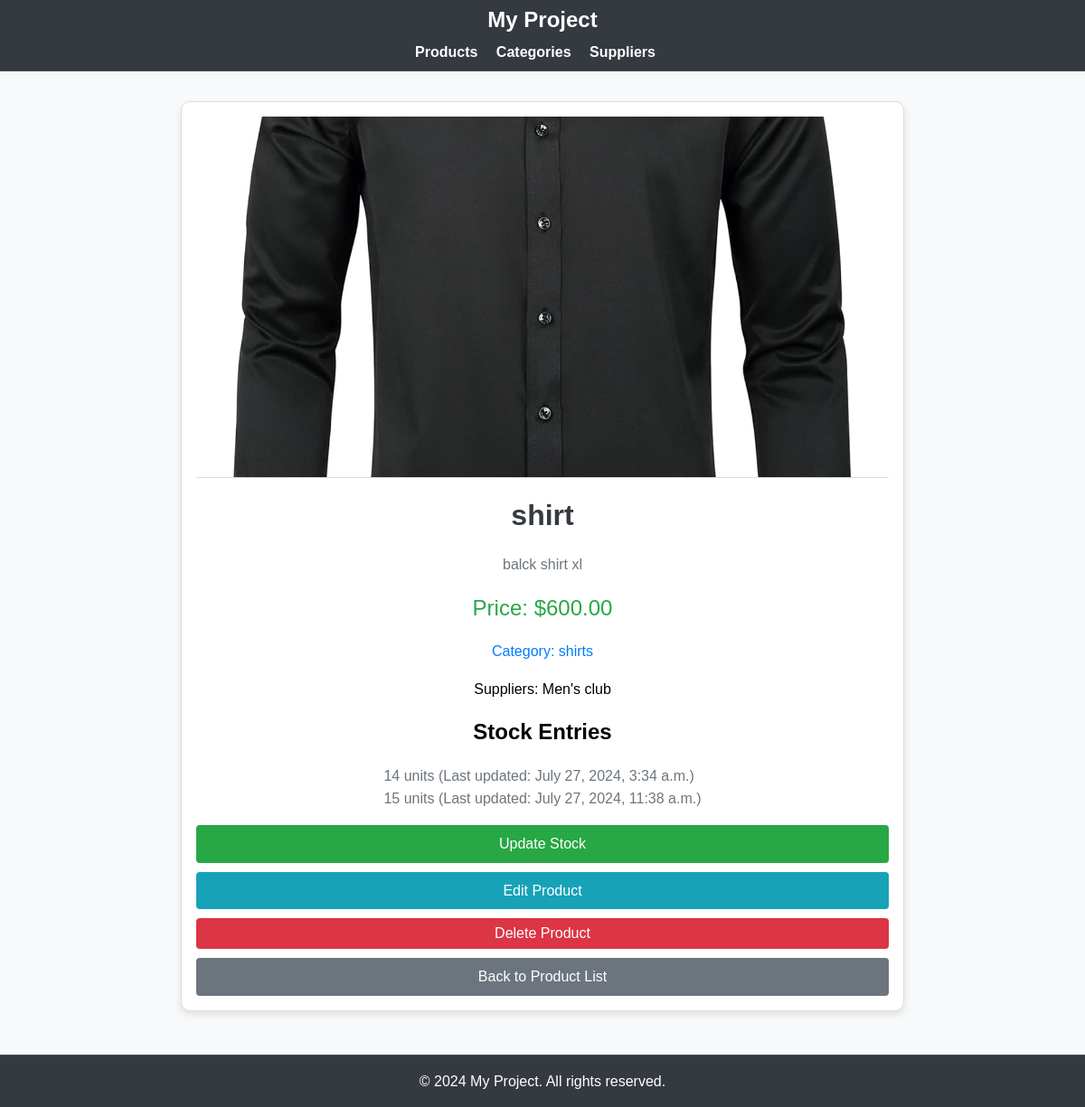
The page /products/6/ on the database as committed earlier.
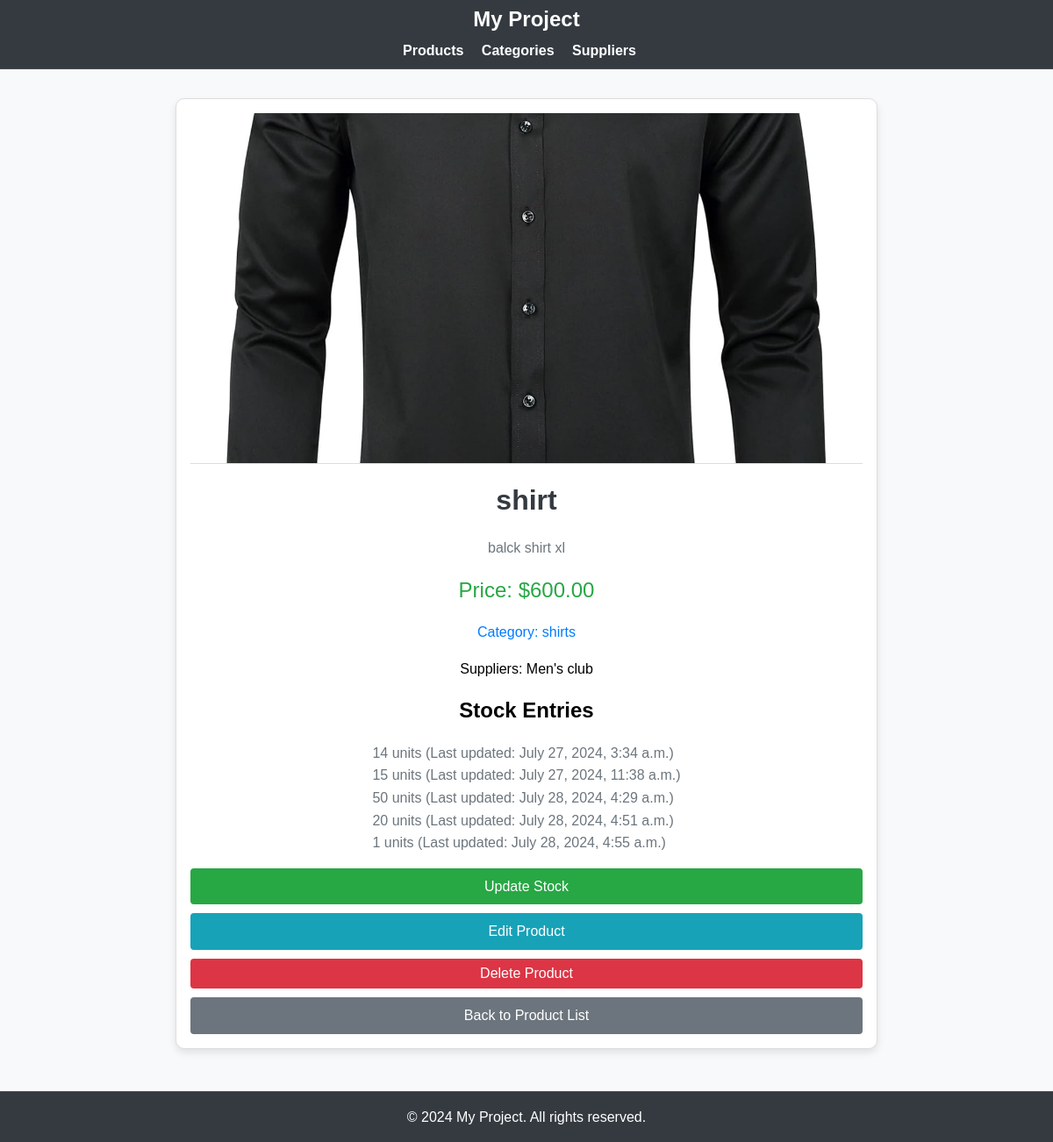
The same page on the database as committed later.
### inventory/models.py (models this page shows, shortened)
class Supplier(models.Model):
    name = models.CharField(max_length=100)
    address= models.CharField(max_length=255, null=True, blank=True)
    logo = models.ImageField(upload_to='supplier_logos/', null=True, blank=True)
    email = models.EmailField(max_length=100, null=True, blank=True)
    website = models.URLField(max_length=200, null=True, blank=True)
    phone_number = models.CharField(max_length=20, null=True, blank=True)

class Stock(models.Model):
    product = models.ForeignKey(Product, on_delete=models.CASCADE, related_name='stock_entries')
    quantity = models.PositiveIntegerField()
    date_updated = models.DateTimeField(auto_now=True)

### inventory/views.py (the view)
# urls.py: path('products/<int:pk>/', views.product_detail, name='product_detail'),
def product_detail(request, pk):
    product = get_object_or_404(Product, pk=pk)
    stock_entries = product.stock_entries.all()
    return render(request, 'inventory/product_detail.html', {'product': product, 'stock_entries': stock_entries})

### inventory/templates/inventory/product_detail.html (shortened to what this page needs)
{% extends "base.html" %}
{% block content %}
<div class="product-detail-card">
    <img src="{{ product.image.url }}" alt="{{ product.name }}" class="product-image">
    <h1>{{ product.name }}</h1>
    <p class="product-description">{{ product.description }}</p>
    <p class="product-price">Price: ${{ product.price }}</p>
    <p class="product-category">Category: {{ product.category.name }}</p>
    <p class="product-suppliers">Suppliers:
        {% for supplier in product.suppliers.all %}
            {{ supplier.name }}{% if not forloop.last %}, {% endif %}
        {% endfor %}
    </p>
    <h2>Stock Entries</h2>
    <ul class="stock-list">
        {% for stock in stock_entries %}
        <li>{{ stock.quantity }} units (Last updated: {{ stock.date_updated }})</li>
        {% empty %}
        <li>No stock entries available.</li>
        {% endfor %}
    </ul>
    <div class="product-actions">
        <a class="btn btn-success" href="{% url 'stock_update' pk=product.pk %}">Update Stock</a>
        <a class="btn btn-info" href="{% url 'product_edit' pk=product.pk %}">Edit Product</a>
        <form method="POST" action="{% url 'product_delete' pk=product.pk %}" class="delete-form">
            <button type="submit" class="btn btn-danger">Delete Product</button>
        </form>
        <a class="btn btn-secondary" href="{% url 'product_list' %}">Back to Product List</a>
    </div>
</div>
{% endblock %}

Rows that differ between the two databases and show on the page:
added Stock: quantity "50", date_updated "July 28, 2024, 4:29 a.m."
added Stock: quantity "20", date_updated "July 28, 2024, 4:51 a.m."
added Stock: quantity "1", date_updated "July 28, 2024, 4:55 a.m."
